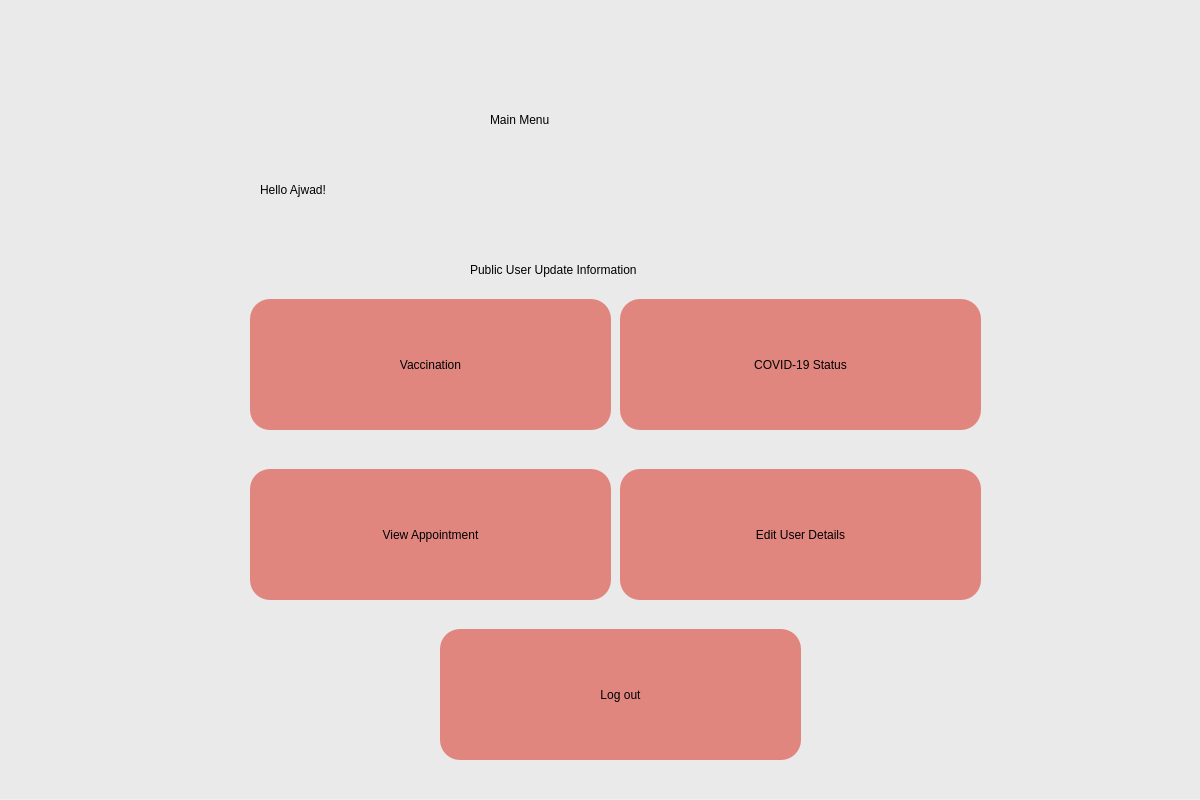
<?xml version="1.0" encoding="UTF-8"?>
<ui version="4.0">
 <class>Dialog</class>
 <widget class="QDialog" name="Dialog">
  <property name="geometry">
   <rect>
    <x>0</x>
    <y>0</y>
    <width>1200</width>
    <height>800</height>
   </rect>
  </property>
  <property name="windowTitle">
   <string>Dialog</string>
  </property>
  <widget class="QWidget" name="widget" native="true">
   <property name="geometry">
    <rect>
     <x>0</x>
     <y>-1</y>
     <width>1200</width>
     <height>800</height>
    </rect>
   </property>
   <property name="layoutDirection">
    <enum>Qt::LeftToRight</enum>
   </property>
   <property name="styleSheet">
    <string notr="true">QWidget#widget{
background-color:rgb(234, 234, 234);}</string>
   </property>
   <widget class="QLabel" name="label">
    <property name="geometry">
     <rect>
      <x>490</x>
      <y>80</y>
      <width>251</width>
      <height>81</height>
     </rect>
    </property>
    <property name="styleSheet">
     <string notr="true">font: 32pt &quot;Calibri&quot;;color:black</string>
    </property>
    <property name="text">
     <string>Main Menu</string>
    </property>
   </widget>
   <widget class="QLabel" name="label_greeting">
    <property name="geometry">
     <rect>
      <x>260</x>
      <y>160</y>
      <width>711</width>
      <height>61</height>
     </rect>
    </property>
    <property name="layoutDirection">
     <enum>Qt::LeftToRight</enum>
    </property>
    <property name="styleSheet">
     <string notr="true">font: 16pt &quot;Calibri&quot;;color:black; </string>
    </property>
    <property name="text">
     <string>Hello Ajwad!</string>
    </property>
   </widget>
   <widget class="QLabel" name="label_2">
    <property name="geometry">
     <rect>
      <x>470</x>
      <y>250</y>
      <width>301</width>
      <height>41</height>
     </rect>
    </property>
    <property name="styleSheet">
     <string notr="true">font: 14pt &quot;Calibri&quot;;color:black</string>
    </property>
    <property name="text">
     <string>Public User Update Information</string>
    </property>
   </widget>
   <widget class="QPushButton" name="btn_covid19_status">
    <property name="geometry">
     <rect>
      <x>620</x>
      <y>300</y>
      <width>361</width>
      <height>131</height>
     </rect>
    </property>
    <property name="styleSheet">
     <string notr="true">border-radius:20px;background-color:rgb(225, 134, 127);
font: 20pt &quot;Calibri&quot;;</string>
    </property>
    <property name="text">
     <string>COVID-19 Status</string>
    </property>
   </widget>
   <widget class="QPushButton" name="btn_vaccination">
    <property name="geometry">
     <rect>
      <x>250</x>
      <y>300</y>
      <width>361</width>
      <height>131</height>
     </rect>
    </property>
    <property name="styleSheet">
     <string notr="true">border-radius:20px;background-color:rgb(225, 134, 127);
font: 20pt &quot;Calibri&quot;;</string>
    </property>
    <property name="text">
     <string>Vaccination</string>
    </property>
   </widget>
   <widget class="QPushButton" name="btn_view_appointment">
    <property name="geometry">
     <rect>
      <x>250</x>
      <y>470</y>
      <width>361</width>
      <height>131</height>
     </rect>
    </property>
    <property name="styleSheet">
     <string notr="true">border-radius:20px;background-color:rgb(225, 134, 127);
font: 20pt &quot;Calibri&quot;;</string>
    </property>
    <property name="text">
     <string>View Appointment</string>
    </property>
   </widget>
   <widget class="QPushButton" name="btn_edit_user">
    <property name="geometry">
     <rect>
      <x>620</x>
      <y>470</y>
      <width>361</width>
      <height>131</height>
     </rect>
    </property>
    <property name="styleSheet">
     <string notr="true">border-radius:20px;background-color:rgb(225, 134, 127);
font: 20pt &quot;Calibri&quot;;</string>
    </property>
    <property name="text">
     <string>Edit User Details</string>
    </property>
   </widget>
   <widget class="QLabel" name="label_appointment_status">
    <property name="geometry">
     <rect>
      <x>420</x>
      <y>210</y>
      <width>401</width>
      <height>41</height>
     </rect>
    </property>
    <property name="styleSheet">
     <string notr="true">font: 14pt &quot;Calibri&quot;;color:black</string>
    </property>
    <property name="text">
     <string/>
    </property>
   </widget>
   <widget class="QPushButton" name="btn_logout">
    <property name="geometry">
     <rect>
      <x>440</x>
      <y>630</y>
      <width>361</width>
      <height>131</height>
     </rect>
    </property>
    <property name="styleSheet">
     <string notr="true">border-radius:20px;background-color:rgb(225, 134, 127);
font: 20pt &quot;Calibri&quot;;</string>
    </property>
    <property name="text">
     <string>Log out</string>
    </property>
   </widget>
  </widget>
 </widget>
 <resources/>
 <connections/>
</ui>
